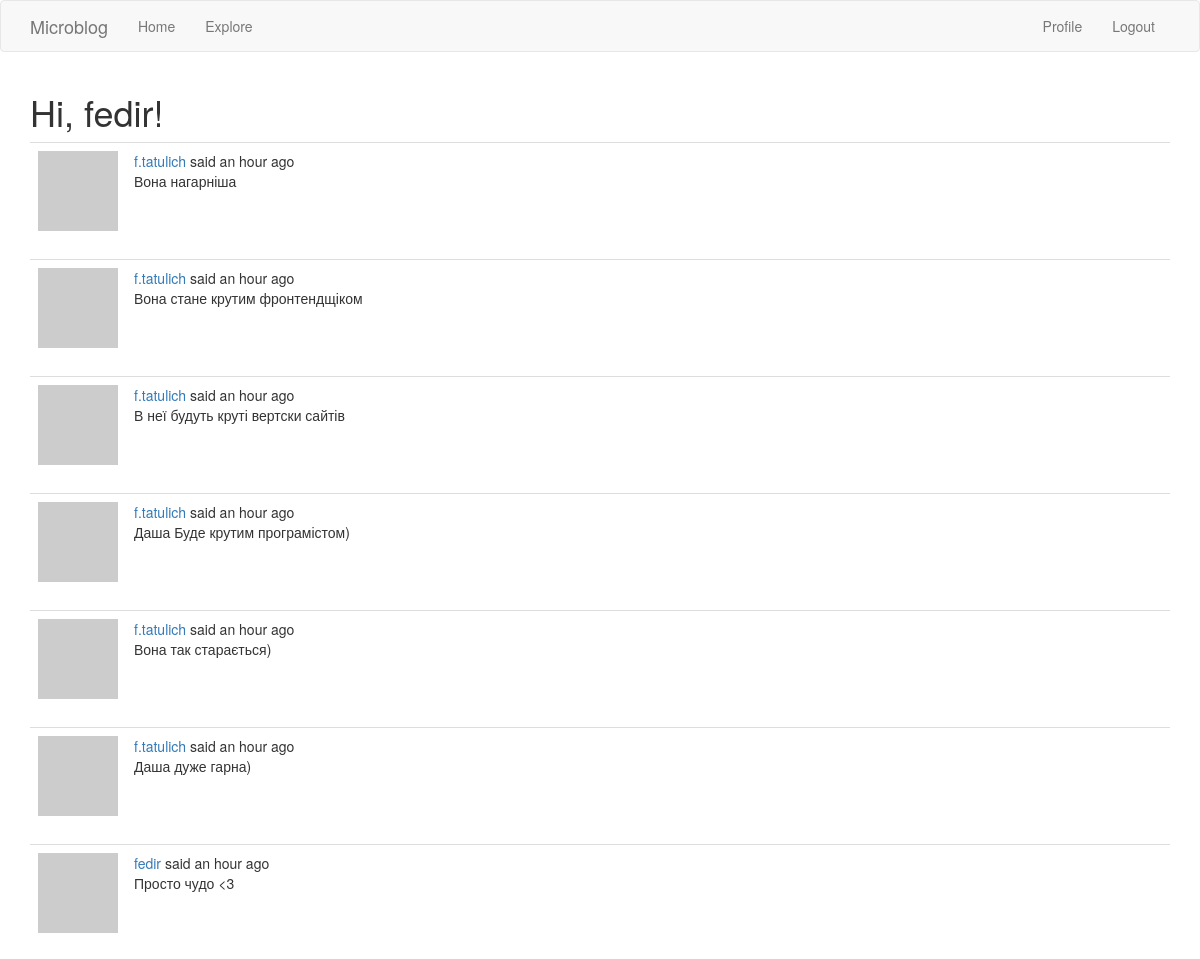
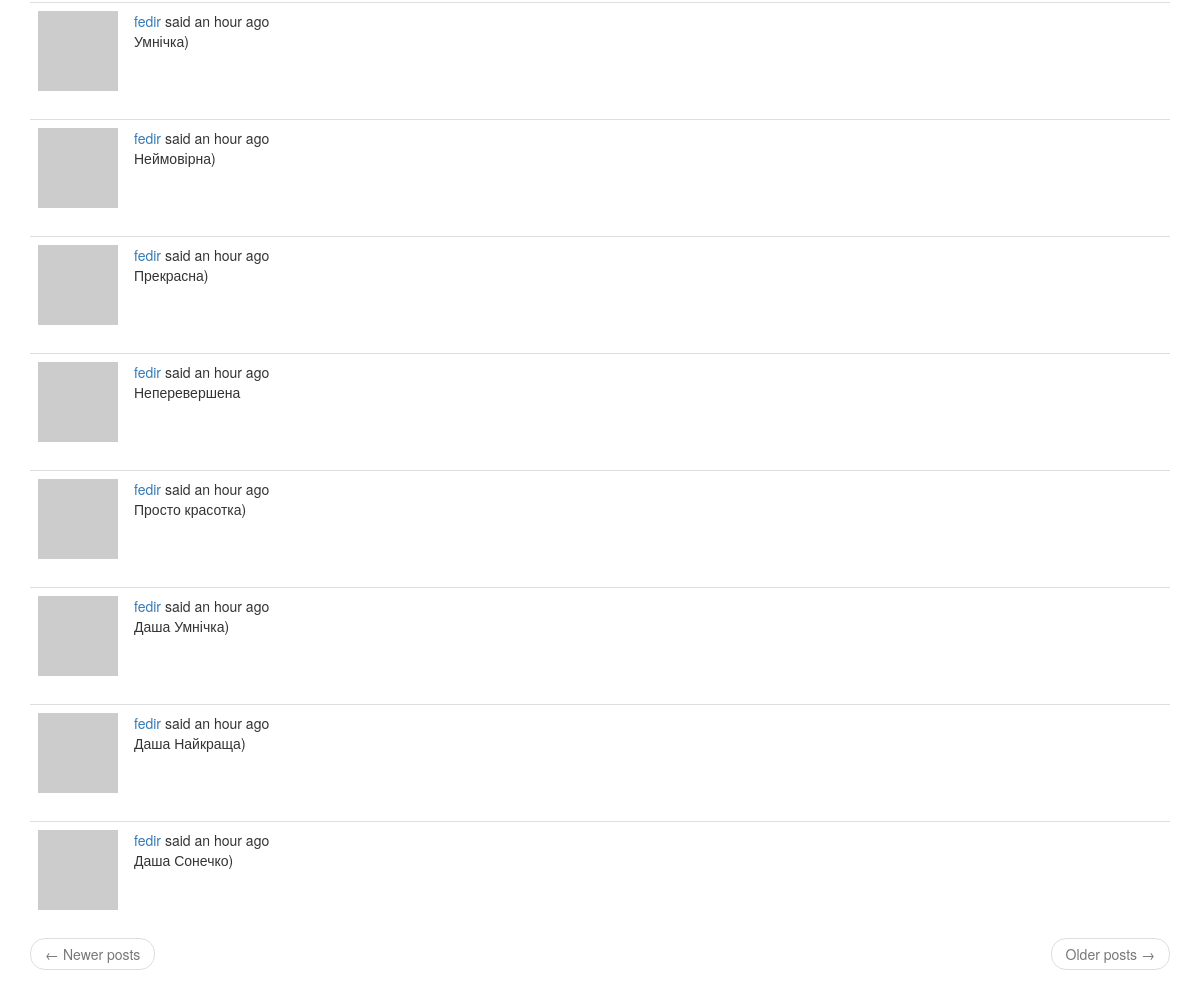
Page /explore (signed in) on the committed database (2 pictures, top to bottom).
### app/models.py (models this page shows, shortened)
class User(UserMixin, db.Model):
    id = db.Column(db.Integer, primary_key=True)
    username = db.Column(db.String(64), index=True, unique=True)
    email = db.Column(db.String(120), index=True, unique=True)
    password_hash = db.Column(db.String(128))
    about_me = db.Column(db.String(140))
    last_seen = db.Column(db.DateTime, default=datetime.utcnow)
    posts = db.relationship("Post", backref="author", lazy="dynamic")
    followed = db.relationship("User",
                               secondary=followers,
                               primaryjoin=(followers.c.follower_id == id),
                               secondaryjoin=(followers.c.followed_id == id),
                               backref=db.backref("followers", lazy="dynamic"),
                               lazy="dynamic"
                               )
    def avatar(self, size):
        digest = md5(self.email.lower().encode("utf-8")).hexdigest()
        return f"https://www.gravatar.com/avatar/{digest}?d=identicon&s={size}"

class Post(db.Model):
    id = db.Column(db.Integer, primary_key=True)
    body = db.Column(db.String(140))
    timestamp = db.Column(db.DateTime, index=True, default=datetime.utcnow)
    user_id = db.Column(db.Integer, db.ForeignKey("user.id"))

### app/routes.py (the view)
@app.route("/explore")
@login_required
def explore():
    page = request.args.get("page", 1, type=int)
    posts = Post.query.order_by(Post.timestamp.desc()).paginate(page, app.config["POSTS_PER_PAGE"], False)
    next_url = url_for("explore", page=posts.next_num) if posts.has_next else None
    prev_url = url_for("explore", page=posts.prev_num) if posts.has_prev else None
    return render_template("index.html",
                           title="Explore",
                           posts=posts.items,
                           next_url=next_url,
                           prev_url=prev_url,
                           )

### app/models.py (called while the page is built)
@login.user_loader
def load_user(id):
    return User.query.get(int(id))

### app/routes.py (called while the page is built)
@app.before_request
def before_request():
    if current_user.is_authenticated:
        current_user.last_seen = datetime.utcnow()
        db.session.commit()
    g.locale = str(get_locale())

### app/templates/index.html (shortened to what this page needs)
{% extends "base.html" %}
{% import 'bootstrap/wtf.html' as wtf %}
{% block app_content %}
    <h1>{{ _('Hi, %(username)s!', username=current_user.username) }}</h1>
    {% for post in posts %}
        {% include '_post.html' %}
    {% endfor %}
    <nav aria-label="...">
        <ul class="pager">
            <li class="previous{% if not prev_url %} disabled{% endif %}">
                <a href="{{ prev_url or '#' }}">
                    <span aria-hidden="true">&larr;</span> {{ _('Newer posts') }}
                </a>
            </li>
            <li class="next{% if not next_url %} disabled{% endif %}">
                <a href="{{ next_url or '#' }}">
                    {{ _('Older posts') }} <span aria-hidden="true">&rarr;</span>
                </a>
            </li>
        </ul>
    </nav>
{% endblock %}

### app/templates/_post.html (shortened to what this page needs)
    <table class="table table-hover">
        <tr>
            <td width="70px">
                <a href="{{ url_for('user', username=post.author.username) }}">
                    <img src="{{ post.author.avatar(70) }}" />
                </a>
            </td>
            <td>
                {{ _('%(username)s said %(when)s',
                    username=user_link, when=moment(post.timestamp).fromNow()) }}
                <br>
                {{ post.body }}
            </td>
        </tr>
    </table>

### rows in the picture
Post: body "Вона нагарніша"
Post: body "Вона стане крутим фронтендщіком"
Post: body "В неї будуть круті вертски сайтів"
Post: body "Даша Буде крутим програмістом)"
Post: body "Вона так старається)"
Post: body "Даша дуже гарна)"
Post: body "Просто чудо <3"
Post: body "Умнічка)"
Post: body "Неймовірна)"
Post: body "Прекрасна)"
Post: body "Неперевершена"
Post: body "Просто красотка)"
Post: body "Даша Умнічка)"
Post: body "Даша Найкраща)"
Post: body "Даша Сонечко)"
